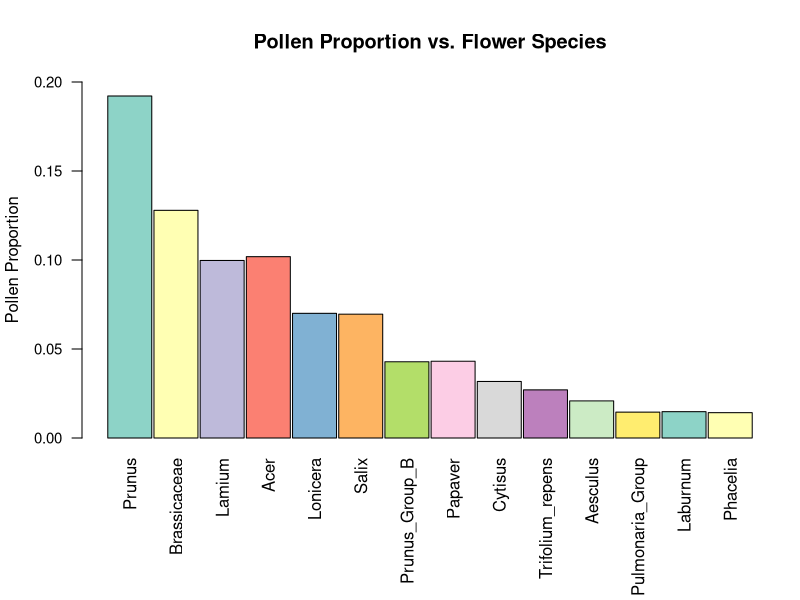

The R source for this figure: (Note: this script raises an error after producing the figure.)
## ---- chunk 1
knitr::opts_chunk$set(echo = TRUE)
## ---- chunk 2
bee_data <- read.csv("bee_data.csv", sep = ',', header = TRUE, stringsAsFactors = TRUE)
bee_data
head(bee_data)
## ---- chunk 3
Prunus <- (bee_data$P_Prunus.group)
Prunus
Brassicaceae <- (bee_data$P_Brassicaceae)
Brassicaceae
Lamium <- (bee_data$P_Lamium)
Lamium
Acer <- (bee_data$P_Acer)
Acer
Lonicera <- (bee_data$P_Lonicera)
Lonicera
Salix <- (bee_data$P_Salix)
Salix
Prunus_Group_B <- sample(bee_data$P_Prunus.groupB)
Prunus_Group_B
Papaver <- (bee_data$P_Papaver)
Papaver
Cytisus <- (bee_data$P_Cytisus)
Cytisus
Trifolium_repens <- (bee_data$P_Trifolium.repens.group)
Trifolium_repens
Aesculus <- (bee_data$P_Aesculus)
Aesculus
Pulmonaria_Group <- (bee_data$P_Pulmonaria.group)
Pulmonaria_Group
Laburnum <- (bee_data$P_Laburnum)
Laburnum
Phacelia <- (bee_data$P_Phacelia)
Phacelia
## ---- chunk 4
mean(Prunus)
mean(Brassicaceae)
mean(Lamium)
mean(Acer)
mean(Lonicera)
mean(Salix)
mean(Prunus_Group_B)
mean(Papaver)
mean(Cytisus)
mean(Trifolium_repens)
mean(Aesculus)
mean(Pulmonaria_Group)
mean(Laburnum)
mean(Phacelia)
## ---- chunk 5
#setting a common numerical value to pull from in the y axis
means <- c(mean(Prunus), mean(Brassicaceae), mean(Lamium), mean(Acer), mean(Lonicera), mean(Salix), mean(Prunus_Group_B), mean(Papaver), mean(Cytisus), mean(Trifolium_repens), mean(Aesculus), mean(Pulmonaria_Group), mean(Laburnum), mean(Phacelia))
#Now using a character vector to pull names of each group on the x-axis
Flower_species <- c("Prunus", "Brassicaceae", "Lamium", "Acer", "Lonicera", "Salix", "Prunus_Group_B", "Papaver", "Cytisus", "Trifolium_repens", "Aesculus", "Pulmonaria_Group", "Laburnum", "Phacelia")
library(RColorBrewer)
coul <- brewer.pal(14, "Set3")
#This sets rainbow colors for my graph
par(mar=c(8,4,4,1)+.1)
#This changes the margins on my graph, the first one deals with the bottom allowing me to fit all the words onto the chart
barplot(means, ylim = c(0.00, 0.20), names.arg = Flower_species, las = 2, space = 0.05, xlab = " ", ylab = "Pollen Proportion", main = "Pollen Proportion vs. Flower Species", col=coul, cex.axis=0.9)
# las = 2 moves the x-axis labels vertical
## ---- chunk 6
jaccard <- function(a, b) {
    intersection = length(intersect(a, b))
    union = length(a) + length(b) - intersection
    return (intersection/union)
}
colony <- (bee_data$coln)
pollen.sample <- (bee_data$filn)
jaccard(a,b)
## ---- chunk 7
colony <- (bee_data$coln) #colony the sample came from
pollen.sample <- (bee_data$filn) #each pollen sample
library(lme4)
lmer(data = bee_data, pollen.sample ~ colony + (1 | colony))
summary(lme)
## ---- chunk 8
bees <- (bee_data$bbid)
lmer(pollen.sample ~ colony + (colony | bees), bee_data)
## ---- chunk 9
mean_Prunus <- mean(Prunus)
mean_Brassicaceae <- mean(Brassicaceae)
mean_Lamium <- mean(Lamium)
mean_Acer <- mean(Acer)
mean_Lonicera <- mean(Lonicera)
mean_Salix <- mean(Salix)
mean_Prunus_Group_B <- mean(Prunus_Group_B)
mean_Papaver <- mean(Papaver)
mean_Cytisus <- mean(Cytisus)
mean_Trifolium_repens <- mean(Trifolium_repens)
mean_Aesculus <- mean(Aesculus)
mean_Pulmonaria_Group <- mean(Pulmonaria_Group)
mean_Laburnum <- mean(Laburnum)
mean_Phacelia <- mean(Phacelia)

total_means <- (mean_Prunus + mean_Brassicaceae + mean_Lamium + mean_Acer + mean_Lonicera + mean_Salix + mean_Prunus_Group_B + mean_Papaver + mean_Cytisus + mean_Trifolium_repens + mean_Aesculus + mean_Pulmonaria_Group + mean_Laburnum + mean_Phacelia)
total_means
percent_prunus_group <- (mean_Prunus/total_means)*100
percent_prunus_group
